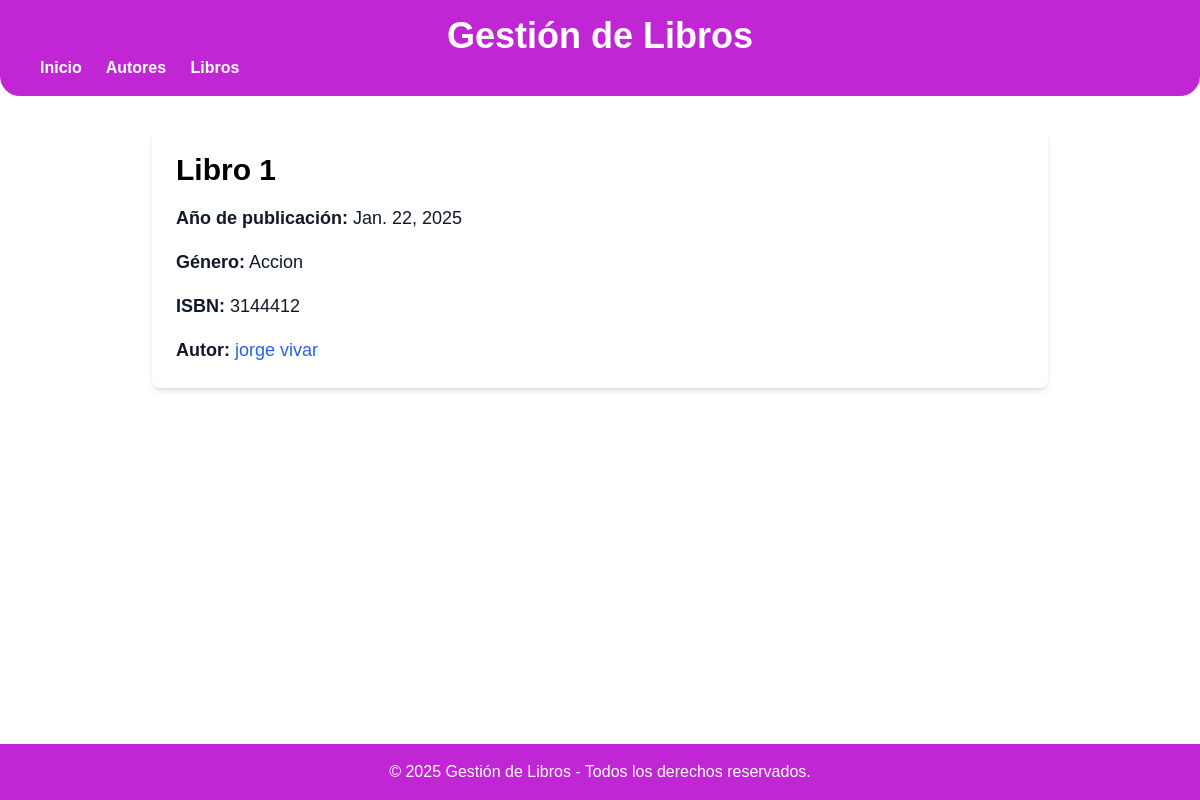
Page /gestion/libros/1/ on the committed database.
### myapp/models.py (models this page shows, shortened)
class Libro(models.Model):
    titulo = models.CharField(max_length=100)
    fecha_publi = models.DateField()
    genero = models.CharField(max_length=100)
    isbn = models.CharField(max_length=13,unique=True)
    autor = models.ForeignKey(Autor, on_delete=models.CASCADE)

class Autor(models.Model):
    nombre= models.CharField(max_length=100)
    apellido= models.CharField(max_length=100)
    fecha_nacimiento= models.DateField()

### myapp/views.py (the view)
# urls.py: path('libros/<int:pk>/', views.LibroDetailView.as_view(), name='detalle_libro'),
class LibroDetailView(DetailView):
    model = Libro
    template_name = 'detalle_libro.html'
    context_object_name = 'libro'

### templates/detalle_libro.html (shortened to what this page needs)
{% extends 'layouts/base.html' %}
{% block content %}
<h2 class="text-3xl font-bold mb-4 ">{{ object.titulo }}</h2>
<div class="text-lg text-gray-700 space-y-4 ">
    <p class="text-gray-900"><strong>Año de publicación:</strong> {{ object.fecha_publi }}</p>
    <p class="capitalize text-gray-900"><strong>Género:</strong> {{ object.genero }}</p>
    <p class="text-gray-900"><strong>ISBN:</strong> {{ object.isbn }}</p>
    <p>
        <strong class="text-gray-900">Autor:</strong>
        <a href="{% url 'detalle_autor' object.autor.id %}" class="text-blue-600 hover:underline ">
            {{ object.autor.nombre }} {{ object.autor.apellido }}
        </a>
    </p>
</div>
{% endblock %}

### templates/layouts/base.html (style rules this page uses)
* { font-family: Arial, sans-serif; margin: 0; padding: 0; }

### rows in the picture
Libro: titulo "Libro 1", fecha_publi "Jan. 22, 2025", genero "Accion", isbn "3144412", autor.nombre "jorge", autor.apellido "vivar"
